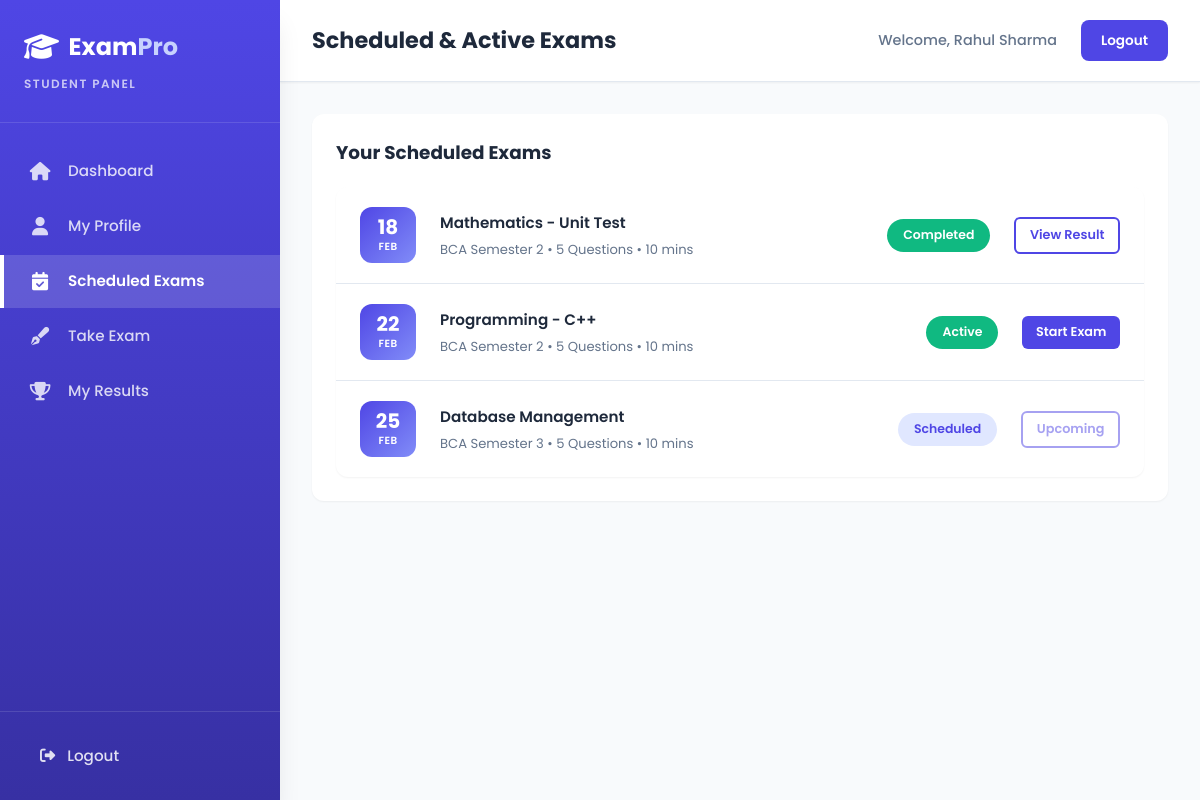
Page /pages/scheduled-exams.php (signed in) on the committed database.
### tables this page shows
CREATE TABLE IF NOT EXISTS exams (
    id INT AUTO_INCREMENT PRIMARY KEY,
    teacher_id INT NULL,
    title VARCHAR(200) NOT NULL,
    subject VARCHAR(100) NOT NULL,
    semester VARCHAR(50) DEFAULT 'Semester 2',
    total_questions INT NOT NULL,
    duration_minutes INT NOT NULL,
    status ENUM('scheduled', 'active', 'completed') DEFAULT 'scheduled',
    is_active TINYINT(1) NOT NULL DEFAULT 1,
    exam_date DATE NOT NULL,
    created_at TIMESTAMP DEFAULT CURRENT_TIMESTAMP,
    FOREIGN KEY (teacher_id) REFERENCES teachers(id) ON DELETE SET NULL
);

### pages/scheduled-exams.php (the view, shortened to what this page needs)
<?php
require_once '../config/db.php';
$student_id = $_SESSION['student_id'];
$exams = $conn->query("SELECT * FROM exams WHERE status IN ('scheduled','active') ORDER BY exam_date ASC");
$taken_q = $conn->prepare("SELECT exam_id FROM student_exams WHERE student_id = ?");
$taken_q->bind_param("i", $student_id);
$taken_q->execute();
$taken_result = $taken_q->get_result();
$taken_exams = [];
while ($row = $taken_result->fetch_assoc()) {
    $taken_exams[] = $row['exam_id'];
}
?>
<!DOCTYPE html>
<html lang="en">
<head>
    <link rel="stylesheet" href="https://cdnjs.cloudflare.com/ajax/libs/font-awesome/6.4.0/css/all.min.css">
    <link rel="stylesheet" href="student-panel.css">
</head>
<body>
    <aside class="sidebar">
        <div class="sidebar-header">
            <a href="../index.html" class="logo"><i class="fas fa-graduation-cap"></i><span>Exam<span class="logo-accent">Pro</span></span></a>
            <span class="panel-label">Student Panel</span>
        </div>
        <nav class="sidebar-nav">
            <a href="student-panel.php" class="nav-item"><i class="fas fa-home"></i><span>Dashboard</span></a>
            <a href="student-profile.php" class="nav-item"><i class="fas fa-user"></i><span>My Profile</span></a>
            <a href="scheduled-exams.php" class="nav-item active"><i class="fas fa-calendar-check"></i><span>Scheduled Exams</span></a>
            <a href="take-exam.php" class="nav-item"><i class="fas fa-pen-fancy"></i><span>Take Exam</span></a>
            <a href="my-results.php" class="nav-item"><i class="fas fa-trophy"></i><span>My Results</span></a>
        </nav>
        <div class="sidebar-footer"><a href="logout.php" class="back-link"><i class="fas fa-sign-out-alt"></i><span>Logout</span></a></div>
    </aside>
    <main class="main-content">
        <header class="topbar">
            <h1>Scheduled & Active Exams</h1>
            <div class="topbar-actions">
                <span class="user-greeting">Welcome, <?= htmlspecialchars($_SESSION['student_name']) ?></span>
                <a href="logout.php" class="btn btn-login">Logout</a>
            </div>
        </header>
        <div class="dashboard-content">
            <div class="content-card">
                <h2 class="section-title-inline">Your Scheduled Exams</h2>
                <div class="upcoming-list">
                    <?php if ($exams->num_rows > 0): ?>
                        <?php while ($exam = $exams->fetch_assoc()): ?>
                            <?php $already_taken = in_array($exam['id'], $taken_exams); ?>
                            <div class="upcoming-item">
                                <div class="exam-date">
                                    <span class="day"><?= date('d', strtotime($exam['exam_date'])) ?></span>
                                    <span class="month"><?= date('M', strtotime($exam['exam_date'])) ?></span>
                                </div>
                                <div class="exam-details">
                                    <h4><?= htmlspecialchars($exam['title']) ?></h4>
                                    <p><?= htmlspecialchars($exam['semester']) ?> • <?= $exam['total_questions'] ?> Questions • <?= $exam['duration_minutes'] ?> mins</p>
                                </div>
                                <span class="exam-status <?= $exam['status'] === 'active' ? 'exam-status-active' : '' ?>">
                                    <?= $already_taken ? 'Completed' : ucfirst($exam['status']) ?>
                                </span>
                                <?php if ($exam['status'] === 'active' && !$already_taken): ?>
                                    <a href="take-exam.php?exam_id=<?= $exam['id'] ?>" class="btn-small">Start Exam</a>
                                <?php elseif ($already_taken): ?>
                                    <a href="my-results.php" class="btn-small btn-outline-purple">View Result</a>
                                <?php else: ?>
                                    <span class="btn-small btn-outline-purple" style="opacity:0.5; cursor:default;">Upcoming</span>
                                <?php endif; ?>
                            </div>
                        <?php endwhile; ?>
                    <?php else: ?>
                        <div class="upcoming-item">
                            <p style="color: var(--text-muted); padding: 0.5rem;">No exams scheduled at this time.</p>
                        </div>
                    <?php endif; ?>
                </div>
            </div>
        </div>
    </main>
</body>
</html>

### rows in the picture
exams: exam_date "18", exam_date "FEB", title "Mathematics - Unit Test", semester "BCA Semester 2", total_questions "5", duration_minutes "10", shows "Completed", status "View Result"
exams: exam_date "22", exam_date "FEB", title "Programming - C++", semester "BCA Semester 2", total_questions "5", duration_minutes "10", status "Active"
exams: exam_date "25", exam_date "FEB", title "Database Management", semester "BCA Semester 3", total_questions "5", duration_minutes "10", status "Scheduled", shows "Upcoming"

### other values in the picture
$_SESSION['student_name'] "Rahul Sharma"
